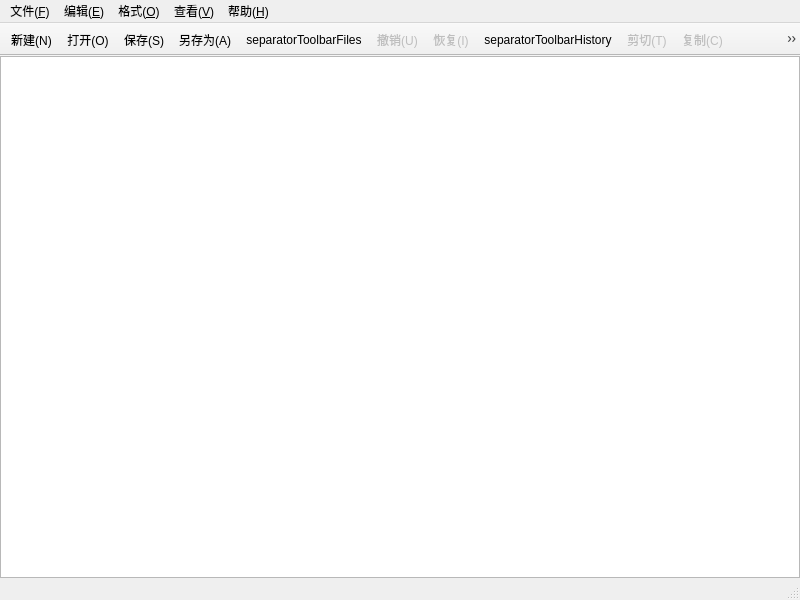
<?xml version="1.0" encoding="UTF-8"?>
<ui version="4.0">
 <class>MainWindow</class>
 <widget class="QMainWindow" name="MainWindow">
  <property name="geometry">
   <rect>
    <x>0</x>
    <y>0</y>
    <width>800</width>
    <height>600</height>
   </rect>
  </property>
  <property name="minimumSize">
   <size>
    <width>640</width>
    <height>440</height>
   </size>
  </property>
  <property name="windowTitle">
   <string>新建文本文件 - 编辑器</string>
  </property>
  <property name="windowIcon">
   <iconset resource="resources.qrc">
    <normaloff>:/icons/app.svg</normaloff>:/icons/app.svg</iconset>
  </property>
  <widget class="QWidget" name="centralWidget">
   <property name="styleSheet">
    <string notr="true">QWidget#centralWidget { background: #ffffff; }</string>
   </property>
   <layout class="QVBoxLayout" name="editorLayout">
    <property name="spacing">
     <number>0</number>
    </property>
    <property name="leftMargin">
     <number>0</number>
    </property>
    <property name="topMargin">
     <number>0</number>
    </property>
    <property name="rightMargin">
     <number>0</number>
    </property>
    <property name="bottomMargin">
     <number>0</number>
    </property>
    <item>
     <widget class="CodeEditor" name="editor">
      <property name="font">
       <font>
        <family>Consolas</family>
        <pointsize>12</pointsize>
       </font>
      </property>
      <property name="tabChangesFocus">
       <bool>false</bool>
      </property>
      <property name="lineWrapMode">
       <enum>QPlainTextEdit::WidgetWidth</enum>
      </property>
     </widget>
    </item>
   </layout>
  </widget>
  <widget class="QMenuBar" name="menuBar">
   <property name="geometry">
    <rect>
     <x>0</x>
     <y>0</y>
     <width>800</width>
     <height>22</height>
    </rect>
   </property>
   <property name="nativeMenuBar">
    <bool>false</bool>
   </property>
   <widget class="QMenu" name="menuFile">
    <property name="title">
     <string>文件(&amp;F)</string>
    </property>
    <addaction name="actionNew"/>
    <addaction name="actionOpen"/>
    <addaction name="actionSave"/>
    <addaction name="actionSaveAs"/>
    <addaction name="separatorFile"/>
    <addaction name="actionExit"/>
   </widget>
   <widget class="QMenu" name="menuEdit">
    <property name="title">
     <string>编辑(&amp;E)</string>
    </property>
    <addaction name="actionUndo"/>
    <addaction name="actionRedo"/>
    <addaction name="actionCut"/>
    <addaction name="actionCopy"/>
    <addaction name="actionPaste"/>
    <addaction name="separatorEdit"/>
    <addaction name="actionFind"/>
    <addaction name="actionReplace"/>
    <addaction name="separatorSelect"/>
    <addaction name="actionSelectAll"/>
   </widget>
   <widget class="QMenu" name="menuFormat">
    <property name="title">
     <string>格式(&amp;O)</string>
    </property>
    <addaction name="actionWordWrap"/>
    <addaction name="actionLineNumbers"/>
    <addaction name="actionFont"/>
    <addaction name="actionTextColor"/>
    <addaction name="actionTextBackground"/>
    <addaction name="separatorFormat"/>
    <addaction name="actionEditorBackground"/>
   </widget>
   <widget class="QMenu" name="menuView">
    <property name="title">
     <string>查看(&amp;V)</string>
    </property>
    <addaction name="actionToolbar"/>
    <addaction name="actionStatusBar"/>
   </widget>
   <widget class="QMenu" name="menuHelp">
    <property name="title">
     <string>帮助(&amp;H)</string>
    </property>
    <addaction name="actionAbout"/>
   </widget>
   <addaction name="menuFile"/>
   <addaction name="menuEdit"/>
   <addaction name="menuFormat"/>
   <addaction name="menuView"/>
   <addaction name="menuHelp"/>
  </widget>
  <widget class="QToolBar" name="mainToolBar">
   <property name="windowTitle">
    <string>工具栏</string>
   </property>
   <property name="movable">
    <bool>false</bool>
   </property>
   <property name="iconSize">
    <size>
     <width>24</width>
     <height>24</height>
    </size>
   </property>
   <property name="toolButtonStyle">
    <enum>Qt::ToolButtonIconOnly</enum>
   </property>
   <property name="floatable">
    <bool>false</bool>
   </property>
   <attribute name="toolBarArea">
    <enum>TopToolBarArea</enum>
   </attribute>
   <attribute name="toolBarBreak">
    <bool>false</bool>
   </attribute>
   <addaction name="actionNew"/>
   <addaction name="actionOpen"/>
   <addaction name="actionSave"/>
   <addaction name="actionSaveAs"/>
   <addaction name="separatorToolbarFiles"/>
   <addaction name="actionUndo"/>
   <addaction name="actionRedo"/>
   <addaction name="separatorToolbarHistory"/>
   <addaction name="actionCut"/>
   <addaction name="actionCopy"/>
   <addaction name="actionPaste"/>
   <addaction name="separatorToolbarClipboard"/>
   <addaction name="actionFind"/>
   <addaction name="actionReplace"/>
   <addaction name="separatorToolbarEdit"/>
   <addaction name="actionWordWrap"/>
   <addaction name="actionLineNumbers"/>
   <addaction name="actionFont"/>
   <addaction name="actionTextColor"/>
   <addaction name="actionTextBackground"/>
   <addaction name="actionEditorBackground"/>
  </widget>
  <widget class="QStatusBar" name="statusbar">
   <property name="sizeGripEnabled">
    <bool>true</bool>
   </property>
  </widget>
  <action name="actionNew">
   <property name="icon">
    <iconset resource="resources.qrc">
     <normaloff>:/icons/new.svg</normaloff>:/icons/new.svg</iconset>
   </property>
   <property name="text">
    <string>新建(&amp;N)</string>
   </property>
   <property name="shortcut">
    <string>Ctrl+N</string>
   </property>
   <property name="toolTip">
    <string>新建文本文件 (Ctrl+N)</string>
   </property>
  </action>
  <action name="actionOpen">
   <property name="icon">
    <iconset resource="resources.qrc">
     <normaloff>:/icons/open.svg</normaloff>:/icons/open.svg</iconset>
   </property>
   <property name="text">
    <string>打开(&amp;O)</string>
   </property>
   <property name="shortcut">
    <string>Ctrl+O</string>
   </property>
   <property name="toolTip">
    <string>打开文件 (Ctrl+O)</string>
   </property>
  </action>
  <action name="actionSave">
   <property name="icon">
    <iconset resource="resources.qrc">
     <normaloff>:/icons/save.svg</normaloff>:/icons/save.svg</iconset>
   </property>
   <property name="text">
    <string>保存(&amp;S)</string>
   </property>
   <property name="shortcut">
    <string>Ctrl+S</string>
   </property>
   <property name="toolTip">
    <string>保存文件 (Ctrl+S)</string>
   </property>
  </action>
  <action name="actionSaveAs">
   <property name="icon">
    <iconset resource="resources.qrc">
     <normaloff>:/icons/save-as.svg</normaloff>:/icons/save-as.svg</iconset>
   </property>
   <property name="text">
    <string>另存为(&amp;A)</string>
   </property>
   <property name="toolTip">
    <string>将当前文档另存为</string>
   </property>
  </action>
  <action name="separatorFile">
   <property name="text">
    <string>separatorFile</string>
   </property>
   <property name="separator">
    <bool>true</bool>
   </property>
  </action>
  <action name="actionExit">
   <property name="text">
    <string>退出(&amp;X)</string>
   </property>
  </action>
  <action name="actionUndo">
   <property name="enabled">
    <bool>false</bool>
   </property>
   <property name="icon">
    <iconset resource="resources.qrc">
     <normaloff>:/icons/undo.svg</normaloff>:/icons/undo.svg</iconset>
   </property>
   <property name="text">
    <string>撤销(&amp;U)</string>
   </property>
   <property name="shortcut">
    <string>Ctrl+Z</string>
   </property>
  </action>
  <action name="actionRedo">
   <property name="enabled">
    <bool>false</bool>
   </property>
   <property name="icon">
    <iconset resource="resources.qrc">
     <normaloff>:/icons/redo.svg</normaloff>:/icons/redo.svg</iconset>
   </property>
   <property name="text">
    <string>恢复(&amp;I)</string>
   </property>
   <property name="shortcut">
    <string>Ctrl+Shift+Z</string>
   </property>
  </action>
  <action name="actionCut">
   <property name="enabled">
    <bool>false</bool>
   </property>
   <property name="icon">
    <iconset resource="resources.qrc">
     <normaloff>:/icons/cut.svg</normaloff>:/icons/cut.svg</iconset>
   </property>
   <property name="text">
    <string>剪切(&amp;T)</string>
   </property>
   <property name="shortcut">
    <string>Ctrl+X</string>
   </property>
  </action>
  <action name="actionCopy">
   <property name="enabled">
    <bool>false</bool>
   </property>
   <property name="icon">
    <iconset resource="resources.qrc">
     <normaloff>:/icons/copy.svg</normaloff>:/icons/copy.svg</iconset>
   </property>
   <property name="text">
    <string>复制(&amp;C)</string>
   </property>
   <property name="shortcut">
    <string>Ctrl+C</string>
   </property>
  </action>
  <action name="actionPaste">
   <property name="enabled">
    <bool>false</bool>
   </property>
   <property name="icon">
    <iconset resource="resources.qrc">
     <normaloff>:/icons/paste.svg</normaloff>:/icons/paste.svg</iconset>
   </property>
   <property name="text">
    <string>粘贴(&amp;P)</string>
   </property>
   <property name="shortcut">
    <string>Ctrl+V</string>
   </property>
  </action>
  <action name="separatorEdit">
   <property name="text">
    <string>separatorEdit</string>
   </property>
   <property name="separator">
    <bool>true</bool>
   </property>
  </action>
  <action name="actionFind">
   <property name="icon">
    <iconset resource="resources.qrc">
     <normaloff>:/icons/find.svg</normaloff>:/icons/find.svg</iconset>
   </property>
   <property name="text">
    <string>查找(&amp;F)</string>
   </property>
   <property name="shortcut">
    <string>Ctrl+F</string>
   </property>
  </action>
  <action name="actionReplace">
   <property name="icon">
    <iconset resource="resources.qrc">
     <normaloff>:/icons/replace.svg</normaloff>:/icons/replace.svg</iconset>
   </property>
   <property name="text">
    <string>替换(&amp;R)</string>
   </property>
   <property name="shortcut">
    <string>Ctrl+H</string>
   </property>
  </action>
  <action name="separatorSelect">
   <property name="text">
    <string>separatorSelect</string>
   </property>
   <property name="separator">
    <bool>true</bool>
   </property>
  </action>
  <action name="actionSelectAll">
   <property name="text">
    <string>全选(&amp;A)</string>
   </property>
   <property name="shortcut">
    <string>Ctrl+A</string>
   </property>
  </action>
  <action name="actionWordWrap">
   <property name="checkable">
    <bool>true</bool>
   </property>
   <property name="checked">
    <bool>true</bool>
   </property>
   <property name="icon">
    <iconset resource="resources.qrc">
     <normaloff>:/icons/wrap.svg</normaloff>:/icons/wrap.svg</iconset>
   </property>
   <property name="text">
    <string>自动换行(&amp;W)</string>
   </property>
  </action>
  <action name="actionLineNumbers">
   <property name="checkable">
    <bool>true</bool>
   </property>
   <property name="checked">
    <bool>true</bool>
   </property>
   <property name="icon">
    <iconset resource="resources.qrc">
     <normaloff>:/icons/line-numbers.svg</normaloff>:/icons/line-numbers.svg</iconset>
   </property>
   <property name="text">
    <string>显示行号(&amp;L)</string>
   </property>
   <property name="shortcut">
    <string>Ctrl+L</string>
   </property>
  </action>
  <action name="actionFont">
   <property name="icon">
    <iconset resource="resources.qrc">
     <normaloff>:/icons/font.svg</normaloff>:/icons/font.svg</iconset>
   </property>
   <property name="text">
    <string>字体(&amp;F)</string>
   </property>
  </action>
  <action name="actionTextColor">
   <property name="icon">
    <iconset resource="resources.qrc">
     <normaloff>:/icons/text-color.svg</normaloff>:/icons/text-color.svg</iconset>
   </property>
   <property name="text">
    <string>字体颜色</string>
   </property>
  </action>
  <action name="actionTextBackground">
   <property name="icon">
    <iconset resource="resources.qrc">
     <normaloff>:/icons/text-background.svg</normaloff>:/icons/text-background.svg</iconset>
   </property>
   <property name="text">
    <string>字体背景色</string>
   </property>
  </action>
  <action name="separatorFormat">
   <property name="text">
    <string>separatorFormat</string>
   </property>
   <property name="separator">
    <bool>true</bool>
   </property>
  </action>
  <action name="actionEditorBackground">
   <property name="icon">
    <iconset resource="resources.qrc">
     <normaloff>:/icons/editor-background.svg</normaloff>:/icons/editor-background.svg</iconset>
   </property>
   <property name="text">
    <string>编辑器背景色</string>
   </property>
  </action>
  <action name="actionToolbar">
   <property name="checkable">
    <bool>true</bool>
   </property>
   <property name="checked">
    <bool>true</bool>
   </property>
   <property name="text">
    <string>工具栏(&amp;T)</string>
   </property>
  </action>
  <action name="actionStatusBar">
   <property name="checkable">
    <bool>true</bool>
   </property>
   <property name="checked">
    <bool>true</bool>
   </property>
   <property name="text">
    <string>状态栏(&amp;S)</string>
   </property>
  </action>
  <action name="actionAbout">
   <property name="text">
    <string>关于(&amp;A)</string>
   </property>
  </action>
  <action name="separatorToolbarFiles">
   <property name="text">
    <string>separatorToolbarFiles</string>
   </property>
   <property name="separator">
    <bool>true</bool>
   </property>
  </action>
  <action name="separatorToolbarHistory">
   <property name="text">
    <string>separatorToolbarHistory</string>
   </property>
   <property name="separator">
    <bool>true</bool>
   </property>
  </action>
  <action name="separatorToolbarClipboard">
   <property name="text">
    <string>separatorToolbarClipboard</string>
   </property>
   <property name="separator">
    <bool>true</bool>
   </property>
  </action>
  <action name="separatorToolbarEdit">
   <property name="text">
    <string>separatorToolbarEdit</string>
   </property>
   <property name="separator">
    <bool>true</bool>
   </property>
  </action>
 </widget>
 <customwidgets>
  <customwidget>
   <class>CodeEditor</class>
   <extends>QPlainTextEdit</extends>
   <header>codeeditor.h</header>
   <container>0</container>
  </customwidget>
 </customwidgets>
 <resources>
  <include location="resources.qrc"/>
 </resources>
 <connections/>
</ui>
